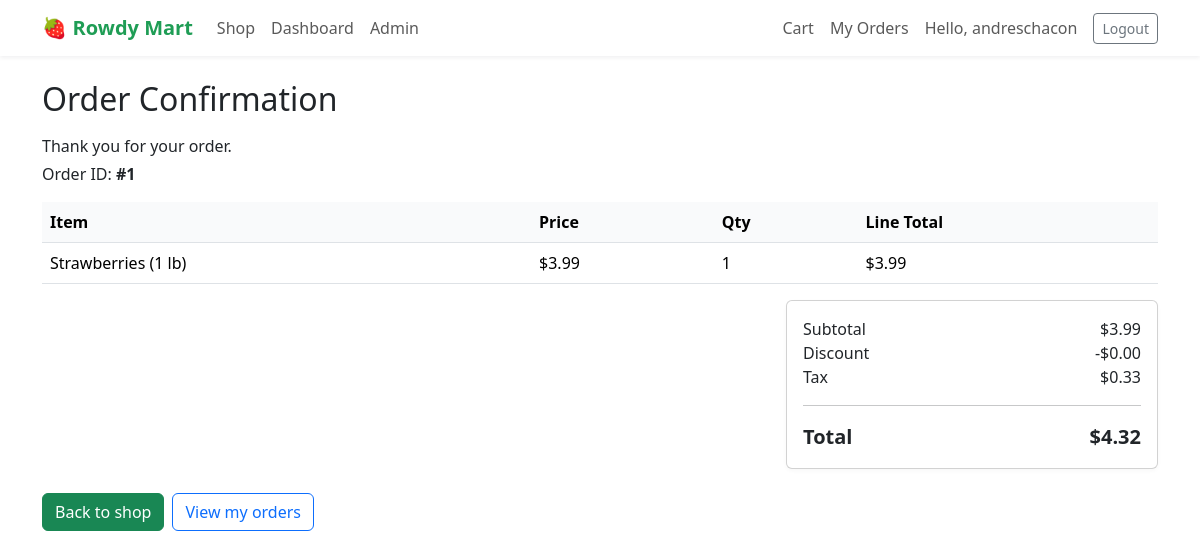
The app's page /orders/confirmation/1/ (signed in) with its own data.
### orders/models.py (models this page shows, shortened)
class Order(models.Model):
    NEW = "NEW"
    PAID = "PAID"
    SHIPPED = "SHIPPED"
    CANCELLED = "CANCELLED"
    STATUS_CHOICES = [
        (NEW, "New"),
        (PAID, "Paid"),
        (SHIPPED, "Shipped"),
        (CANCELLED, "Cancelled"),
    ]
    user = models.ForeignKey(User, on_delete=models.SET_NULL, null=True, blank=True)
    subtotal = models.DecimalField(max_digits=9, decimal_places=2)
    discount = models.DecimalField(max_digits=9, decimal_places=2, default=0)
    tax = models.DecimalField(max_digits=9, decimal_places=2)
    total = models.DecimalField(max_digits=9, decimal_places=2)
    discount_code = models.CharField(max_length=30, blank=True)
    status = models.CharField(max_length=12, choices=STATUS_CHOICES, default=NEW)
    created_at = models.DateTimeField(auto_now_add=True)

class OrderItem(models.Model):
    order = models.ForeignKey(Order, related_name="items", on_delete=models.CASCADE)
    item = models.ForeignKey(Item, on_delete=models.PROTECT)
    name = models.CharField(max_length=120)
    price = models.DecimalField(max_digits=8, decimal_places=2)
    quantity = models.PositiveIntegerField()

### orders/views.py (the view)
# urls.py: path("confirmation/<int:order_id>/", views.confirmation, name="confirmation"),
@login_required
def confirmation(request, order_id):
    order = get_object_or_404(Order, pk=order_id)
    if order.user != request.user and not request.user.is_staff:
        messages.error(request, "You do not have access to this order.")
        return redirect("home")
    return render(request, "orders/confirmation.html", {"order": order})

### core/templatetags/money.py (called while the page is built)
@register.filter
def money(value):
    try:
        return f"${float(value):,.2f}"
    except Exception:
        return value

### orders/templates/orders/confirmation.html (shortened to what this page needs)
{% extends "base.html" %}
{% load money %}
{% block content %}
<h2 class="mb-3">Order Confirmation</h2>
<p class="mb-1">Thank you for your order.</p>
<p class="mb-3">Order ID: <strong>#{{ order.id }}</strong></p>
<table class="table">
  <thead>
    <tr>
      <th>Item</th>
      <th>Price</th>
      <th>Qty</th>
      <th>Line Total</th>
    </tr>
  </thead>
  <tbody>
    {% for item in order.items.all %}
    <tr>
      <td>{{ item.name }}</td>
      <td>{{ item.price|money }}</td>
      <td>{{ item.quantity }}</td>
      <td>{{ item.price|money }}</td>
    </tr>
    {% endfor %}
  </tbody>
</table>
<div class="card col-md-4 ms-auto">
  <div class="card-body">
    <div class="d-flex justify-content-between">
      <span>Subtotal</span>
      <span>{{ order.subtotal|money }}</span>
    </div>
    <div class="d-flex justify-content-between">
      <span>Discount</span>
      <span>-{{ order.discount|money }}</span>
    </div>
    <div class="d-flex justify-content-between">
      <span>Tax</span>
      <span>{{ order.tax|money }}</span>
    </div>
    <hr>
    <div class="d-flex justify-content-between fs-5">
      <strong>Total</strong>
      <strong>{{ order.total|money }}</strong>
    </div>
  </div>
</div>
<div class="mt-4 d-flex gap-2">
  <a class="btn btn-success" href="/">Back to shop</a>
  <a class="btn btn-outline-primary" href="/orders/my-orders/">View my orders</a>
</div>
{% endblock %}

### core/templates/components/navbar.html (shortened to what this page needs)
<nav class="navbar navbar-expand-lg bg-white">
  <div class="container">
    <a class="navbar-brand fw-semibold" href="/">
      <span>🍓</span>
      <span>Rowdy Mart</span>
    </a>
    <div class="collapse navbar-collapse" id="rm-nav">
      <ul class="navbar-nav me-auto">
        <li class="nav-item">
          <a class="nav-link" href="/">Shop</a>
        </li>
        {% if user.is_staff %}
        <li class="nav-item">
          <a class="nav-link" href="/dashboard/">Dashboard</a>
        </li>
        <li class="nav-item">
          <a class="nav-link" href="/admin/">Admin</a>
        </li>
        {% endif %}
      </ul>
      <ul class="navbar-nav ms-auto align-items-lg-center">
        <li class="nav-item">
          <a class="nav-link" href="/cart/">Cart</a>
        </li>
        {% if user.is_authenticated %}
        <li class="nav-item">
          <a class="nav-link" href="/orders/my-orders/">My Orders</a>
        </li>
        <li class="nav-item">
          <a class="nav-link" href="/accounts/profile/">Hello, {{ user.first_name|default:user.username }}</a>
        </li>
        <li class="nav-item">
          <a class="btn btn-sm btn-outline-secondary ms-lg-2" href="/accounts/logout/">Logout</a>
        </li>
        {% endif %}
      </ul>
    </div>
  </div>
</nav>

### static/theme.css (style rules this page uses)
:root { --rm-green: #1f9d55; --rm-dark: #123026; --rm-bg: #f8fafc; }
body { background-color: var(--rm-bg); font-family: -apple-system, BlinkMacSystemFont, system-ui, -system-ui, -ui-sans-serif, -apple-system, BlinkMacSystemFont, "SF Pro Text", "SF Pro Icons", "Helvetica Neue", "Helvetica", "Arial", sans-serif; -webkit-font-smoothing: antialiased; -moz-osx-font-smoothing: grayscale; }
.navbar { box-shadow: 0 2px 4px rgba(15,23,42,0.06); }
.navbar-brand { color: var(--rm-green) !important; display: flex; align-items: center; gap: 0.35rem; }
.btn-success { background-color: var(--rm-green); border-color: var(--rm-green); }
.card { position: relative; border-radius: 1rem; border: 1px solid #e5e7eb; box-shadow: 0 2px 4px rgba(0,0,0,0.03); transition: transform 0.15s ease, box-shadow 0.2s ease; }
.card-body { display: flex; flex-direction: column; justify-content: space-between; padding-top: 1rem; line-height: 1.5; }
.table thead th { background-color: #f9fafb; }

### records on screen
Order: id "1", subtotal "$3.99", discount "$0.00", tax "$0.33", total "$4.32"
OrderItem: name "Strawberries (1 lb)", price "$3.99", quantity "1"

### other values on screen
{{ user.first_name|default:user.username }} "andreschacon"
